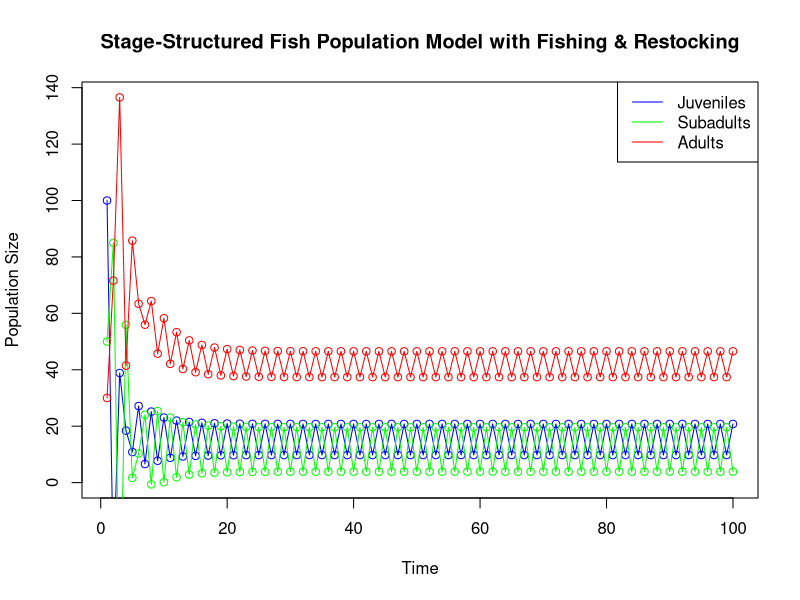

The R source for this figure:
# Define parameters
juvenile_survival_rate <- 0.5   # Probability of a juvenile surviving to the next time step
subadult_survival_rate <- 0.7   # Probability of a subadult surviving to the next time step
adult_survival_rate <- 0.9      # Probability of an adult surviving to the next time step
juvenile_to_subadult_rate <- 1 #0.2 # Probability of a juvenile transitioning to subadult
subadult_to_adult_rate <- 1 #0.2   # Probability of a subadult transitioning to adult
reproduction_rate <- 0.19
reproduction_rate_2 <- 0.03
carrying_capacity <- 500

#restocking
restocked_juveniles <- 20

# Fishing rates
juvenile_fishing_rate <- 0.1    # Fraction of juvenile population caught by fishing per time step
adult_fishing_rate <- 0.2       # Fraction of adult population caught by fishing per time step

# Initial population sizes
juvenile_population <- 100
subadult_population <- 50
adult_population <- 30

# Number of time steps to simulate
time_steps <- 100

# Vectors to store population sizes over time
juvenile_population_over_time <- numeric(time_steps)
subadult_population_over_time <- numeric(time_steps)
adult_population_over_time <- numeric(time_steps)

# Initialize population sizes
juvenile_population_over_time[1] <- juvenile_population
subadult_population_over_time[1] <- subadult_population
adult_population_over_time[1] <- adult_population

# Simulation loop
for (t in 2:time_steps) {
  # Alternate reproduction rate based on the timestep (even or odd)
  if (t %% 2 == 0) {
    current_reproduction_rate <- reproduction_rate
  } else {
    current_reproduction_rate <- reproduction_rate_2
  }
  
  # Calculate the number of juveniles, subadults, and adults in the next time step
  total_population <- juvenile_population + subadult_population + adult_population
  new_juveniles <- adult_population * current_reproduction_rate * (1 - total_population / carrying_capacity)
  surviving_juveniles <- juvenile_population * juvenile_survival_rate * (1 - juvenile_fishing_rate)
  new_subadults <- juvenile_population * juvenile_to_subadult_rate
  surviving_subadults <- subadult_population * subadult_survival_rate
  new_adults <- subadult_population * subadult_to_adult_rate
  surviving_adults <- adult_population * adult_survival_rate * (1 - adult_fishing_rate)
  
  # Update population sizes
  juvenile_population <- new_juveniles + surviving_juveniles - new_subadults + restocked_juveniles
  subadult_population <- new_subadults + surviving_subadults - new_adults
  adult_population <- new_adults + surviving_adults
  
  # Store population sizes
  juvenile_population_over_time[t] <- juvenile_population
  subadult_population_over_time[t] <- subadult_population
  adult_population_over_time[t] <- adult_population
}

# Plot the results
plot(1:time_steps, juvenile_population_over_time, type = "o", col = "blue", 
     ylim = c(0, max(juvenile_population_over_time, subadult_population_over_time, adult_population_over_time)), 
     xlab = "Time", ylab = "Population Size", main = "Stage-Structured Fish Population Model with Fishing & Restocking")
lines(1:time_steps, subadult_population_over_time, type = "o", col = "green")
lines(1:time_steps, adult_population_over_time, type = "o", col = "red")
legend("topright", legend = c("Juveniles", "Subadults", "Adults"), col = c("blue", "green", "red"), lty = 1)
